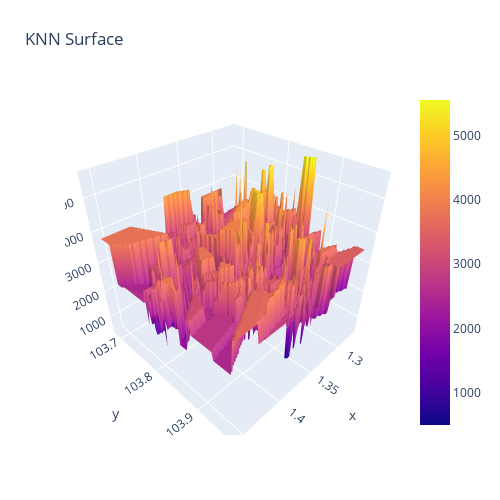

Write notebook code for a chart like this one.
### Code cell
#draw 3D surface
from plotly import graph_objects as go
from plotly.subplots import make_subplots

fig = go.Figure(data=[go.Surface(z=Z, x=xx, y=yy)])

fig.update_layout(title='KNN Surface', autosize=False,
                    width=500, height=500,
                    margin=dict(l=65, r=50, b=65, t=90))
fig.show()

### Figure 1 — Plotly figure (JSON) as saved in the notebook; plotly's stock layout.template omitted (floating-point values rounded to 4 significant figures; data arrays with more than 128 entries replaced by an {"elided": "..."} marker saying what was removed)
{"data": [{"type": "surface", "x": {"elided": "100x100 float values"}, "y": {"elided": "100x100 float values"}, "z": {"elided": "100x100 int values"}}], "layout": {"autosize": false, "height": 500, "margin": {"b": 65, "l": 65, "r": 50, "t": 90}, "title": {"text": "KNN Surface"}, "width": 500}}
